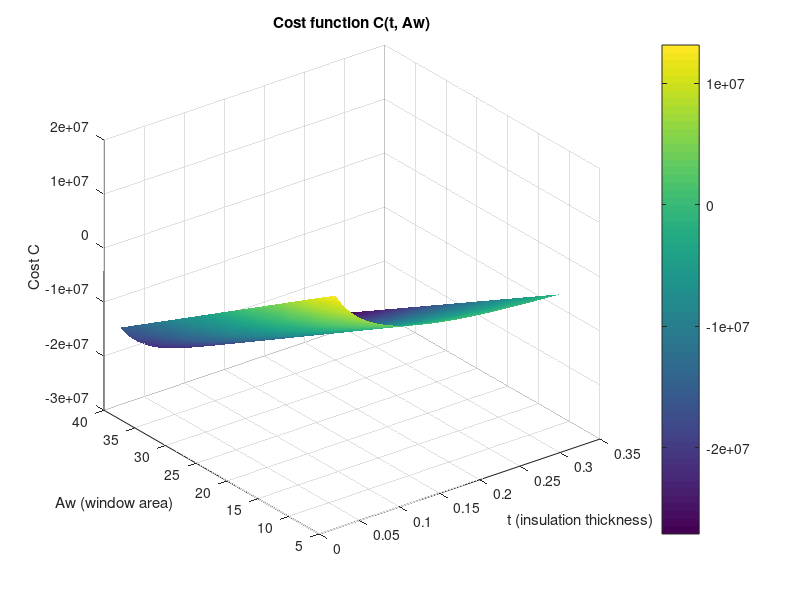
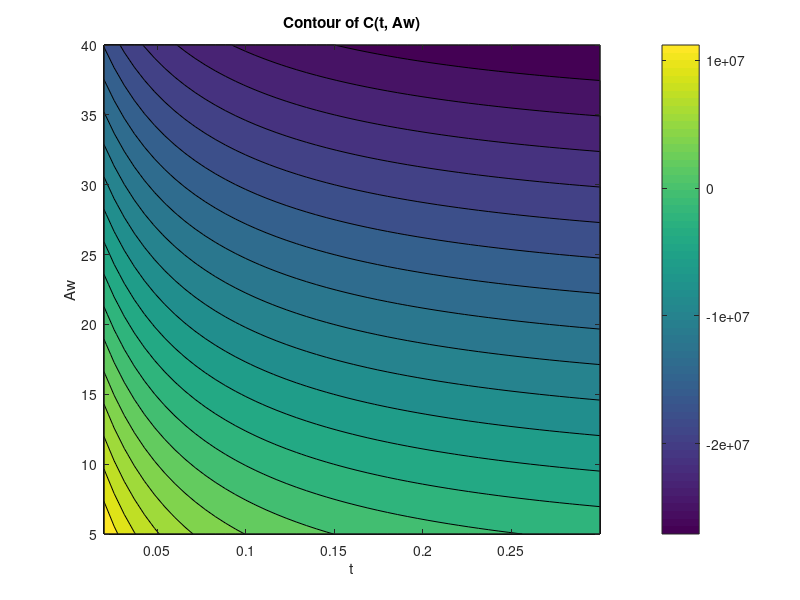

Recreate these plots in MATLAB, in order.
clear; clc;

% Constants
Atotal  = 200;
dT      = 18;
Uwindow = 1.2;
Isol    = 300;
H       = 2500;
ce      = 2.30;
ct      = 120;
cw      = 150;

% Fix other variables (choose representative values)
Rbase = 0.8;
k     = 0.05;
g     = 0.5;

% Grid
t_vals  = linspace(0.02, 0.30, 50);
Aw_vals = linspace(5, 40, 50);

[T, AW] = meshgrid(t_vals, Aw_vals);

% Compute C
Q = ((Atotal - AW)*dT)./(Rbase + T./k) + Uwindow*AW*dT;
Qsolar = g*AW*Isol;
Qnet = Q - Qsolar;
C = ce*H*Qnet + ct*T.*(Atotal - AW) + cw*AW;

%Surface plot
figure;
surf(T, AW, C)
xlabel('t (insulation thickness)')
ylabel('Aw (window area)')
zlabel('Cost C')
title('Cost function C(t, Aw)')
shading interp
colorbar

%Contour plot 
figure;
contourf(T, AW, C, 20)
xlabel('t')
ylabel('Aw')
title('Contour of C(t, Aw)')
colorbar
